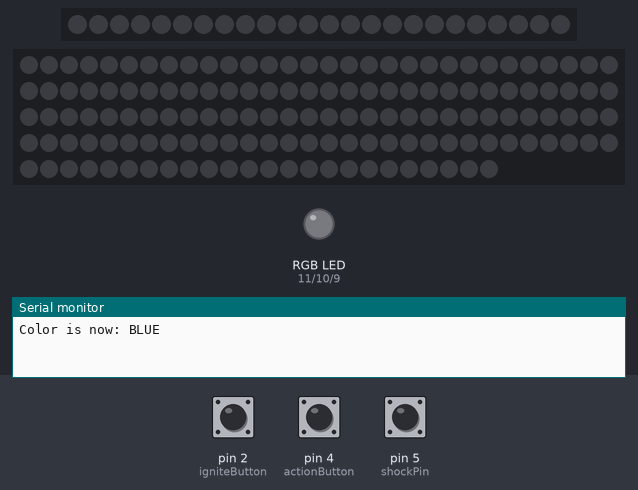
The sketch below on a simulated Arduino Nano, built with avr-gcc and run on an emulated ATmega328P. Shown: 24 RGB LEDs in strip order, left to right, 144 RGB LEDs in strip order, left to right, continuing on the next row, an RGB LED mixed from three pins (HIGH = lit), the last lines printed to the serial monitor. Inputs (shaded band) come from the test bench; at power-on: pin 2 (igniteButton) LOW, pin 4 (actionButton) LOW, pin 5 (shockPin) HIGH. Dim RGB values are drawn brighter than linear; random numbers use the default seed unless the sketch sets one.

Above: at 1.7 s.
1.8 s: pin 2 (igniteButton) pulled HIGH for 1 s
At 2.5 s:
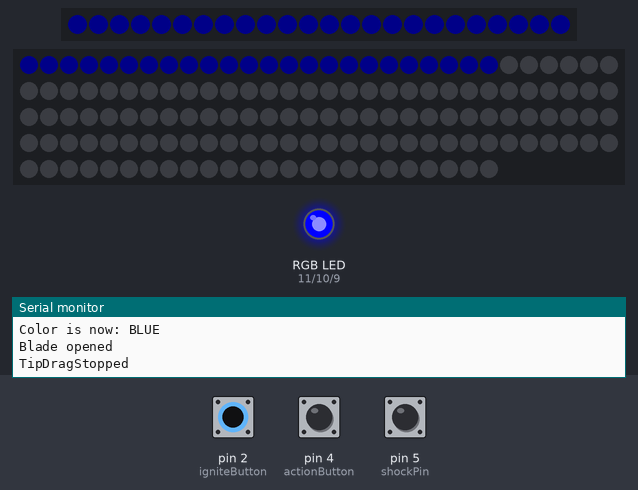
At 2.96 s:
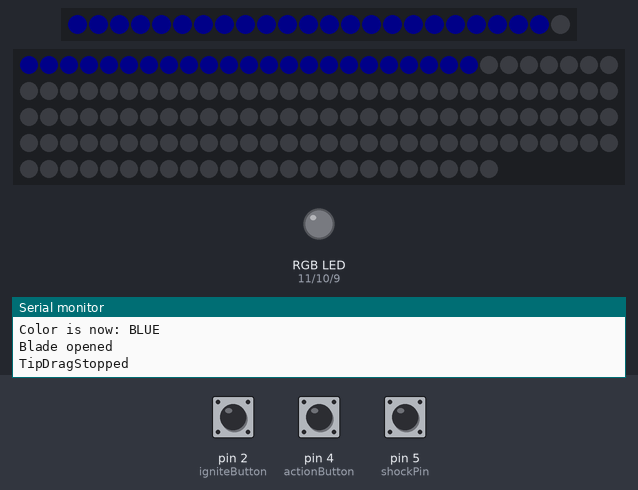
4.8 s: pin 4 (actionButton) pulled HIGH for 0.15 s
6.8 s: pin 2 (igniteButton) pulled HIGH for 3.2 s
At 8.3 s:
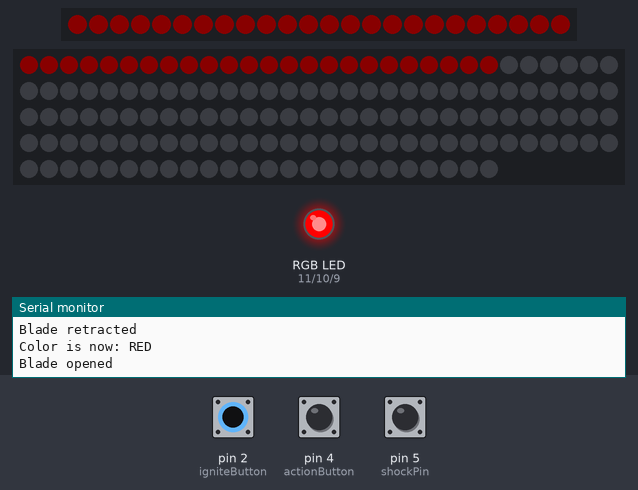
11.8 s: pin 4 (actionButton) pulled HIGH for 1 s
14.3 s: pin 2 (igniteButton) pulled HIGH for 1 s
At 14.67 s:
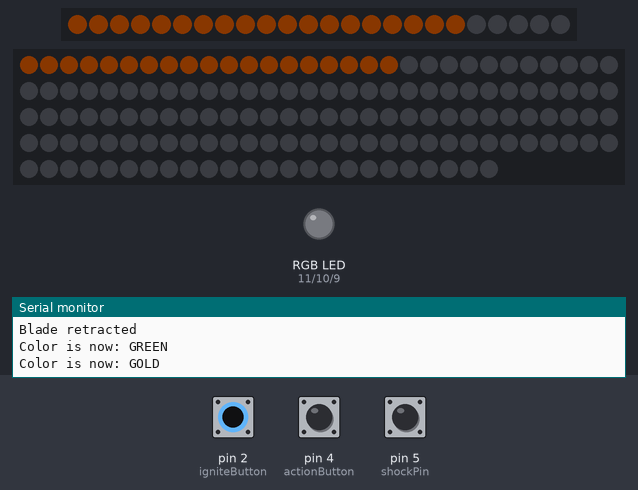
17.3 s: pin 4 (actionButton) pulled HIGH for 0.15 s
Timing chart, 0 to 20.3 s (numbered marks = the images above; inputs shaded):
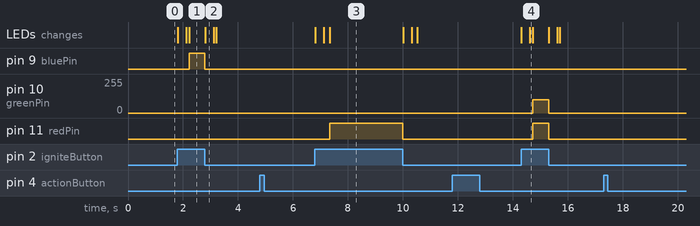

The sketch:

PreFlickerUpdate.ino
```cpp
#include <FastLED.h>

// Led Strip Pins
  const int DATA_PINF = 12;      // Front strip PIN // Nano: 7
  const int DATA_PINB = 13;      // Back strip PIN  // Nano: 8

// Number of Leds
  const int NUM_LEDSF = 24; // Front strip LED_COUNT  // Change 144 on the finished version, 24 on "test NeoPixel".
  const int NUM_LEDSB = 144; // Back strip LED_COUNT

// Brigthness
  const int BRIGHTNESS = 10;  // Change to higher value when done testing. MUST NOT BE TO HIGH! (Draws more current)

CRGB ledsF[NUM_LEDSF];
CRGB ledsB[NUM_LEDSB];

// Delayvalue
  int DELAYVAL = 10; //Milliseconds between each pixel on the blade lighting up.

// SENSORS AND BUTTON PINS
  const int igniteButton = 2;  // Nano: 2
  const int actionButton = 4;  // Nano: 4
  const int shockPin = 5;  // Nano: 9

// State values for different sensor readings (either HIGH or LOW)
  int shockState;
  int actionBtnState;
  int igniteBtnState;

// BOOLEANS
  bool bladeOff = true; // Boolean to check if blade is on or not
  bool tipChange = false; // Boolean to check if tip is different color or not

// RGB LED PINS
  const int redPin = 11;  // Nano: 3
  const int greenPin = 10;  // Nano: 5
  const int bluePin = 9;  // Nano: 6
// COLOR VALUES

  // Primary color values, for blade
    int red;
    int green;
    int blue;

  // Secondary color values, for tipdrag
    int redTip;
    int greenTip;
    int blueTip;

  // Third color values, for blaster deflect
    int redDef;
    int greenDef;
    int blueDef;

// Int for which color is chosen
  int colormode;

// Random number for where to put the Blaster Deflect
  int randomNumber;

// How big the blasterdeflect area should be
  int blastSize = 5;

// Starting positions for blaster deflect
  const int fromEgdePos = 5;
  const int minStartPos = fromEgdePos;
  const int maxStartPos = NUM_LEDSF - blastSize - fromEgdePos;

// String for which color is selected
  String color;

void setup() {

  // *** Debugging ***
    Serial.begin(9600);

  // Defining shockPin as INPUT
    pinMode(shockPin, INPUT);

  // Start leds and set brightness
    FastLED.addLeds<NEOPIXEL, DATA_PINF>(ledsF, NUM_LEDSF); // Start Front LEDs
    FastLED.addLeds<NEOPIXEL, DATA_PINB>(ledsB, NUM_LEDSB); // Start Back LEDs
    FastLED.setBrightness(  BRIGHTNESS );  // Set Brightess

  // limit powerdraw to what the arduino/powersupply can supply
    FastLED.setMaxPowerInVoltsAndMilliamps(5,1000); // (Volts,Millamps);

  setColor(); // Runs the Set Color program once, to make sure a color is selected before the user powers up his saber.

}

void loop() {

  // State values determined by value comming from buttons/shock sensor
    shockState = digitalRead(shockPin);
    igniteBtnState = digitalRead(igniteButton);
    actionBtnState = digitalRead(actionButton);

  if (bladeOff) {
    if (igniteBtnState == HIGH) { // Checks if the blade should be on. Starts the blade if true

      // Start Blade
        startBlade(red, green, blue);


    }
    else if (actionBtnState == HIGH) {

      // Cycle to another color
       setColor();

    }
  }
  else {
    if (igniteBtnState == LOW) { // Checks if the blade should be on. Retracts the blade if false

      // Retract Blade
        retractBlade();

    }
    else if (actionBtnState == HIGH && tipChange) { // Checks if actionbutton is pressed, and tipchange is true. Turns on tip if both true

      // *** Debugging ***
        Serial.println("TipDrag");

      // Writes tipdrag colors to tip
        analogWrite(redPin, redTip);
        analogWrite(greenPin, greenTip);
        analogWrite(bluePin, blueTip);

      // Tip is now On
        tipChange = ! tipChange;

    }
    else if (actionBtnState == LOW && !tipChange) { // Checks if actionbutton is not pressed, and if tipchange is false. Turns of tip if both are false

      // *** Debugging ***
        Serial.println("TipDragStopped");

      // Writes tip colors back to normal
        analogWrite(redPin, red);
        analogWrite(greenPin, green);
        analogWrite(bluePin, blue);

      // Tip is now Off
        tipChange = ! tipChange;

    }
    if (shockState == LOW) { // Checks if the knock switch has been disturbed. Runs blasterDeflect function if true.

      blasterDeflect();

    }
  }
}

void startBlade(int red, int green, int blue) { // Startanimation for blade

  for(int i=0; i<NUM_LEDSF; i++) { // Starts each pixel with the set color, with DELAYVAL between each

    ledsF[i].setRGB( red, green, blue);
    ledsB[i].setRGB( red, green, blue);
    FastLED.show();

    delay(DELAYVAL); // Pause before next pass through loop
  }


  // Turn on end-LED
    analogWrite(redPin, red);
    analogWrite(greenPin, green);
    analogWrite(bluePin, blue);

  // Blade is now On
    bladeOff = ! bladeOff;
  delay(10);

  // *** Debugging ***
    Serial.println("Blade opened");

}

void retractBlade() { // Retract animation for blade

  // Turn off end-LED
    analogWrite(redPin, 0);
    analogWrite(greenPin, 0);
    analogWrite(bluePin, 0);


  for(int i=NUM_LEDSF; i--;) {  // Turns off all leds, one by one

      ledsF[i] = CRGB::Black;
      ledsB[i] = CRGB::Black;
      FastLED.show();

    delay(DELAYVAL);
  }

  // Blade is now Off
    bladeOff = ! bladeOff;

  delay(10);

  // *** Debugging ***
    Serial.println("Blade retracted");

}

void setColor() {

  switch (colormode) {
    case 0: // BLUE
    // Primary color
      red = 0;
      green = 0;
      blue = 255;
    // Secondary color
      redTip = 200;
      greenTip = 0;
      blueTip = 200;
    // Third color
      redDef = 200;
      greenDef = 200;
      blueDef = 255;

    color = "BLUE";
    colormode++;
    break;

    case 1: // RED
    // Primary color
      red = 255;
      green = 0;
      blue = 0;
    // Secondary color
      redTip = 255;
      greenTip = 30;
      blueTip = 2;
    // Third color
      redDef = 255;
      greenDef = 150;
      blueDef = 150;
    // DELAYVAL Change
      DELAYVAL = 15;  // Changes Delay between pixels ligthing up, to make a more "dramatic" blade opening/retracting

    color = "RED";
    colormode++;
    break;

    case 2: // GREEN
    // Primary color
      red = 0;
      green = 255;
      blue = 0;
    // Secondary color
      redTip = 255;
      greenTip = 30;
      blueTip = 0;
    // Third color
      redDef = 200;
      greenDef = 255;
      blueDef = 200;
    // DELAYVAL Change
      DELAYVAL = 10;  // Changes Delay back to normal

    color = "GREEN";
    colormode++;
    break;

    case 3: // GOLD
    // Primary color
      red = 255;
      green = 100;
      blue = 0;
    // Secondary color
      redTip = 0;
      greenTip = 255;
      blueTip = 255;
    // Third color
      redDef = 255;
      greenDef = 200;
      blueDef = 180;

    color = "GOLD";
    colormode++;
    break;

    case 4: // AQUA
    // Primary color
      red = 0;
      green = 200;
      blue = 200;
    // Secondary color
      redTip = 255;
      greenTip = 100;
      blueTip = 0;
    // Third color
      redDef = 240;
      greenDef = 255;
      blueDef = 255;

    color = "AQUA";
    colormode++;
    break;

    case 5: // Magenta
    // Primary color
      red = 255;
      green = 0;
      blue = 255;
    // Secondary color
      redTip = 255;
      greenTip = 50;
      blueTip = 0;
    // Third color
      redDef = 240;
      greenDef = 230;
      blueDef = 255;

    color = "Magenta";
    colormode++;
    break;

    case 6: // PURPLE
    // Primary color
      red = 100;
      green = 0;
      blue = 255;
    // Secondary color
      redTip = 255;
      greenTip = 50;
      blueTip = 0;
    // Third color
      redDef = 255;
      greenDef = 200;
      blueDef = 255;

    color = "PURPLE";
    colormode = 0;
    break;

  }
  delay(500);

  // *** Debugging ***
    Serial.print("Color is now: ");
    Serial.println(color);
}

void blasterDeflect() { // Blaster Deflect Effect

  // Forth color values, for fade effect
    int redFade = redDef;
    int greenFade = greenDef;
    int blueFade = blueDef;

  // Chooses a random position for the deflect animation
    randomNumber = random(minStartPos, maxStartPos);

  // *** Debugging ***
    Serial.println(randomNumber);

  // Set colors to the deflect values in selected area
  for(int j=randomNumber; j<randomNumber + blastSize; j++ ) {
    ledsF[j].setRGB( redDef, greenDef, blueDef);
    ledsB[j].setRGB( redDef, greenDef, blueDef);
    FastLED.show();
    delay(0);
  }
  delay(100);
  while (!(redFade == red) || !(greenFade == green) || !(blueFade == blue)){ // While "color"Fade isn't the same as the original color:

    if (redFade > red){
      redFade = redFade - 10; // Remove 10 from redFade value
    }
    if (greenFade > green){
      greenFade = greenFade - 10; // Remove 10 from greenFade value
    }
    if (blueFade > blue){
      blueFade = blueFade - 10; // Remove 10 from blueFade value
    }

    // If removed to much, reset color to the original color
    if (redFade < red) {
      redFade = red;
    }
    if (greenFade < green){
      greenFade = green;
    }
    if (blueFade < blue){
      blueFade = blue;
    }

    // Write the new fade colors to the deflect area
    for(int j=randomNumber; j<randomNumber + blastSize; j++ ) {
      ledsF[j].setRGB( redFade, greenFade, blueFade);
      ledsB[j].setRGB( redFade, greenFade, blueFade);
      FastLED.show();
    }
    delay(0);
  }
}
```

Measured:
- after the input at 1.8 s, pin 9 (bluePin): LOW → HIGH after 0.42 s, → LOW 0.58 s later; the LEDs: first change at once (image 1 shows a later state)
- after the input at 6.8 s, pin 11 (redPin): LOW → HIGH after 0.54 s, → LOW 2.7 s later; the LEDs: first change at once (image 3 shows a later state)
- after the input at 14.3 s, pin 10 (greenPin): 0/255 → 100/255 after 0.42 s, → 0/255 0.58 s later; pin 11 (redPin): LOW → HIGH after 0.42 s, → LOW 0.58 s later; the LEDs: first change at once (image 4 shows a later state)
